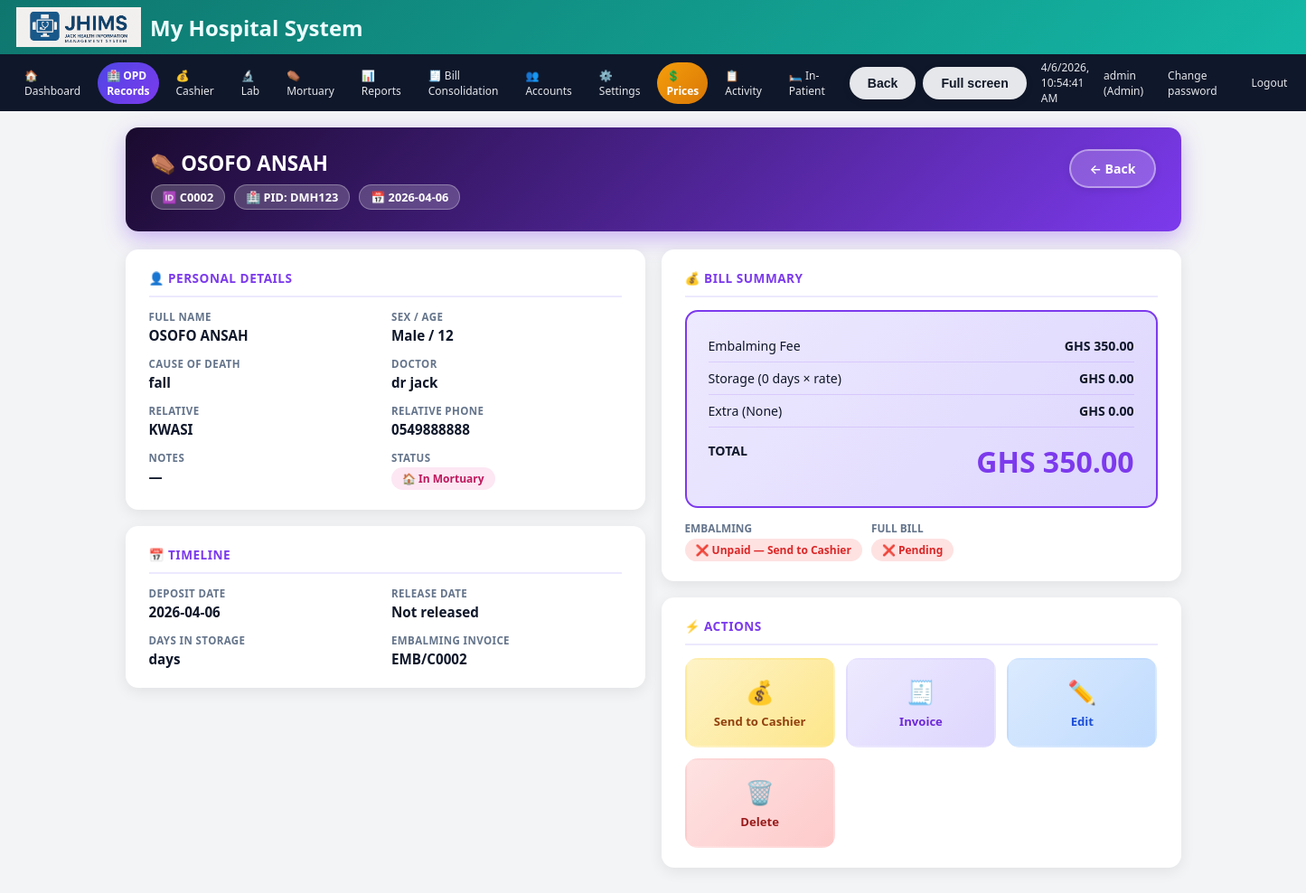
Page /mortuary/view/2 (signed in) on the committed database.
### tables this page shows
CREATE TABLE mortuary_cases(id INTEGER PRIMARY KEY AUTOINCREMENT,corpse_id TEXT UNIQUE,patient_id TEXT,corpse_name TEXT,sex TEXT,age TEXT,relative_name TEXT,relative_phone TEXT,deposit_date TEXT,release_date TEXT,days_total INTEGER,daily_rate REAL,embalming_fee REAL,extra_items TEXT,extra_amount REAL,total_amount REAL,status TEXT,is_paid INTEGER DEFAULT 0,brought_in_dead INTEGER DEFAULT 0,embalming_paid INTEGER DEFAULT 0,embalming_invoice TEXT,notes TEXT,cause_of_death TEXT,doctor_name TEXT);

### app.py (the view)
@app.route("/mortuary/view/<int:id>")
@login_required(role="Mortuary")
def mortuary_view(id):
    conn = get_db()
    c = conn.cursor()
    c.execute("SELECT * FROM mortuary_cases WHERE id=?", (id,))
    r = c.fetchone()
    conn.close()
    if not r:
        return "Record not found"
    return render_template("mortuary_view.html", r=r)

### app.py (called while the page is built)
def get_db():
    conn = sqlite3.connect(DB_PATH)
    conn.row_factory = sqlite3.Row
    return conn

@app.context_processor
def inject_hospital():
    return dict(hospital=get_hospital())

def get_hospital():
    conn = get_db()
    c = conn.cursor()
    c.execute("SELECT * FROM hospital_settings LIMIT 1")
    data = c.fetchone()
    conn.close()
    return data

def login_required(role=None):
    def deco(f):
        @wraps(f)
        def wrapper(*args, **kwargs):
            if "user" not in session:
                return redirect(url_for("login"))
            if role and session.get("role") not in (role, "Admin"):
                flash("Access denied for your role.", "danger")
                return redirect(url_for("dashboard"))
            return f(*args, **kwargs)
        return wrapper
    return deco

@app.before_request
def startup():
    global _db_initialized
    if not _db_initialized:
        init_db()
        _db_initialized = True

@app.context_processor
def inject_globals():
    conn = get_db()
    c = conn.cursor()
    c.execute("SELECT name, insured_price, non_insured_price FROM lab_test_prices ORDER BY name")
    tests = c.fetchall()
    c.execute("SELECT name FROM services ORDER BY name")
    services = [r["name"] for r in c.fetchall()]
    conn.close()
    return dict(
        APP_NAME=APP_NAME,
        HOSPITAL_NAME=HOSPITAL_NAME,
        HOSPITAL_ADDRESS=HOSPITAL_ADDRESS,
        HOSPITAL_PHONE=HOSPITAL_PHONE,
        POWERED_BY=POWERED_BY,
        LAB_TESTS=tests,
        SERVICES=services,
        now=datetime.now,
    )

### templates/mortuary_view.html (shortened to what this page needs)
{% extends "base.html" %}
{% block content %}
<div class="mort-view-header">
  <div>
    <div class="mv-name">⚰️ {{ r.corpse_name }}</div>
    <div class="mv-ids">
      <span class="mv-id">🆔 {{ r.corpse_id }}</span>
      {% if r.patient_id %}<span class="mv-id">🏥 PID: {{ r.patient_id }}</span>{% endif %}
      <span class="mv-id">📅 {{ r.deposit_date }}</span>
    </div>
  </div>
  <a href="{{ url_for('mortuary') }}" class="btn" style="background:rgba(255,255,255,.2);color:#fff;border:2px solid rgba(255,255,255,.4);">← Back</a>
</div>
<div style="display:grid;grid-template-columns:1fr 1fr;gap:18px;">
  <div>
    <div class="panel">
      <div class="panel-title">👤 Personal Details</div>
      <div class="info-grid">
        <div class="info-item"><div class="key">Full Name</div><div class="val">{{ r.corpse_name }}</div></div>
        <div class="info-item"><div class="key">Sex / Age</div><div class="val">{{ r.sex or '—' }} / {{ r.age or '—' }}</div></div>
        <div class="info-item"><div class="key">Cause of Death</div><div class="val">{{ r.cause_of_death or '—' }}</div></div>
        <div class="info-item"><div class="key">Doctor</div><div class="val">{{ r.doctor_name or '—' }}</div></div>
        <div class="info-item"><div class="key">Relative</div><div class="val">{{ r.relative_name or '—' }}</div></div>
        <div class="info-item"><div class="key">Relative Phone</div><div class="val">{{ r.relative_phone or '—' }}</div></div>
        <div class="info-item"><div class="key">Notes</div><div class="val">{{ r.notes or '—' }}</div></div>
        <div class="info-item"><div class="key">Status</div><div class="val">
          {% if r.status=='In-Mortuary' %}<span class="badge badge-inmort">🏠 In Mortuary</span>
          {% elif r.status=='Released' %}<span class="badge badge-released">✅ Released</span>
          {% else %}<span class="badge badge-awaiting">⏳ {{ r.status }}</span>{% endif %}
        </div></div>
      </div>
    </div>
    <div class="panel">
      <div class="panel-title">📅 Timeline</div>
      <div class="info-grid">
        <div class="info-item"><div class="key">Deposit Date</div><div class="val">{{ r.deposit_date }}</div></div>
        <div class="info-item"><div class="key">Release Date</div><div class="val">{{ r.release_date or 'Not released' }}</div></div>
        <div class="info-item"><div class="key">Days in Storage</div><div class="val">{{ r.days_total or live_days }} days</div></div>
        <div class="info-item"><div class="key">Embalming Invoice</div><div class="val">{{ r.embalming_invoice or '—' }}</div></div>
      </div>
    </div>
  </div>
  <div>
    <div class="panel">
      <div class="panel-title">💰 Bill Summary</div>
      <div class="bill-box">
        <div class="bill-row"><span>Embalming Fee</span><span style="font-weight:700;">GHS {{ "%.2f"|format(r.embalming_fee or 0) }}</span></div>
        <div class="bill-row"><span>Storage ({{ r.days_total or 0 }} days × rate)</span><span style="font-weight:700;">GHS {{ "%.2f"|format((r.total_amount or 0) - (r.embalming_fee or 0) - (r.extra_amount or 0)) }}</span></div>
        <div class="bill-row"><span>Extra ({{ r.extra_items or 'None' }})</span><span style="font-weight:700;">GHS {{ "%.2f"|format(r.extra_amount or 0) }}</span></div>
        <div class="bill-row" style="margin-top:8px;"><span style="font-weight:700;">TOTAL</span><div class="total">GHS {{ "%.2f"|format(r.total_amount or 0) }}</div></div>
      </div>
      <div style="margin-top:14px;display:flex;gap:10px;flex-wrap:wrap;">
        <div>
          <div style="font-size:.74rem;color:#64748b;font-weight:600;text-transform:uppercase;margin-bottom:4px;">Embalming</div>
          {% if r.embalming_paid %}<span class="badge badge-paid">✅ Paid</span>
          {% else %}<span class="badge badge-unpaid">❌ Unpaid — Send to Cashier</span>{% endif %}
        </div>
        <div>
          <div style="font-size:.74rem;color:#64748b;font-weight:600;text-transform:uppercase;margin-bottom:4px;">Full Bill</div>
          {% if r.is_paid %}<span class="badge badge-paid">✅ Paid</span>
          {% else %}<span class="badge badge-unpaid">❌ Pending</span>{% endif %}
        </div>
      </div>
    </div>
    <div class="panel">
      <div class="panel-title">⚡ Actions</div>
      <div class="action-grid">
        <a href="{{ url_for('cashier') }}?load_pid={{ r.patient_id or r.corpse_id }}" class="action-btn ab-cashier">
          <span style="font-size:1.6rem;">💰</span>Send to Cashier
        </a>
        <a href="{{ url_for('mortuary_invoice', case_id=r.id) }}" class="action-btn ab-invoice">
          <span style="font-size:1.6rem;">🧾</span>Invoice
        </a>
        <a href="{{ url_for('mortuary_edit', case_id=r.id) }}" class="action-btn ab-edit">
          <span style="font-size:1.6rem;">✏️</span>Edit
        </a>
        <a href="{{ url_for('delete_mortuary', id=r.id) }}" class="action-btn ab-delete" onclick="return confirm('Delete this record?')">
          <span style="font-size:1.6rem;">🗑️</span>Delete
        </a>
      </div>
    </div>
  </div>
</div>
{% endblock %}

### templates/base.html (style rules this page uses)
:root { --accent:#0f766e; --accent-strong:#0d9488; --accent-soft:#a7f3d0; --danger:#b91c1c; --border-soft:#e2e8f0; --bg-light:#f3f4f6; --bg-card:#ffffff; --text-main:#0f172a; --text-muted:#6b7280; }
* { box-sizing:border-box; }
body { margin:0; font-family:system-ui,-apple-system,BlinkMacSystemFont,"Segoe UI",sans-serif; }
body.theme-light { background:var(--bg-light); color:var(--text-main); }
.btn { display:inline-flex; align-items:center; justify-content:center; gap:5px; padding:7px 13px; border-radius:999px; border:none; font-size:12px; font-weight:500; cursor:pointer; white-space:nowrap; transition:.16s transform,.16s box-shadow,.16s background; }

### templates/mortuary_view.html (style rules this page uses)
:root { --violet:#7c3aed;--teal:#0d9488;--radius:14px; }
.mort-view-header { background:linear-gradient(135deg,#1a0a2e,#7c3aed);border-radius:var(--radius);padding:24px 28px;color:#fff;display:flex;justify-content:space-between;align-items:flex-start;margin-bottom:20px;box-shadow:0 8px 24px rgba(124,58,237,.35);animation:fadeUp .4s ease; }
.mv-name { font-size:1.4rem;font-weight:800; }
.mv-ids { display:flex;gap:10px;flex-wrap:wrap;margin-top:8px; }
.mv-id { background:rgba(255,255,255,.2);border:1px solid rgba(255,255,255,.3);padding:4px 12px;border-radius:50px;font-size:.8rem;font-weight:600; }
.panel { background:#fff;border-radius:var(--radius);padding:22px 26px;box-shadow:0 4px 16px rgba(0,0,0,.08);margin-bottom:18px;animation:fadeUp .4s ease; }
.panel-title { font-size:.85rem;font-weight:700;color:var(--violet);text-transform:uppercase;letter-spacing:.5px;margin-bottom:14px;padding-bottom:10px;border-bottom:2px solid #ede9fe;display:flex;align-items:center;gap:8px; }
.info-grid { display:grid;grid-template-columns:repeat(auto-fit,minmax(200px,1fr));gap:14px; }
.info-item .key { font-size:.72rem;color:#64748b;font-weight:600;text-transform:uppercase;letter-spacing:.4px; }
.info-item .val { font-size:.95rem;font-weight:700;margin-top:3px; }
.badge { display:inline-block;padding:4px 12px;border-radius:50px;font-size:.75rem;font-weight:700; }
.badge-inmort { background:#fce7f3;color:#be185d; }
.badge-unpaid { background:#fee2e2;color:#dc2626; }
.bill-box { background:linear-gradient(135deg,#ede9fe,#ddd6fe);border:2px solid var(--violet);border-radius:14px;padding:20px 24px; }
.bill-box .total { font-size:2rem;font-weight:900;color:var(--violet); }
.bill-row { display:flex;justify-content:space-between;padding:8px 0;border-bottom:1px solid rgba(124,58,237,.15);font-size:.88rem; }
.bill-row:last-child { border-bottom:none; }
.btn { display:inline-flex;align-items:center;gap:6px;padding:10px 20px;border-radius:50px;border:none;font-size:.88rem;font-weight:600;cursor:pointer;text-decoration:none;transition:all .2s;box-shadow:0 2px 8px rgba(0,0,0,.1); }
.action-grid { display:grid;grid-template-columns:repeat(auto-fit,minmax(160px,1fr));gap:12px; }
.action-btn { display:flex;flex-direction:column;align-items:center;justify-content:center;padding:18px;border-radius:14px;text-decoration:none;font-weight:700;font-size:.82rem;transition:all .22s;border:2px solid transparent;text-align:center;gap:6px; }
.ab-cashier { background:linear-gradient(135deg,#fef3c7,#fde68a);color:#92400e; }
.ab-invoice { background:linear-gradient(135deg,#ede9fe,#ddd6fe);color:#6d28d9; }
.ab-edit { background:linear-gradient(135deg,#dbeafe,#bfdbfe);color:#1d4ed8; }
.ab-delete { background:linear-gradient(135deg,#fee2e2,#fecaca);color:#991b1b; }

### rows in the picture
mortuary_cases: corpse_name "OSOFO ANSAH", corpse_id "C0002", patient_id "DMH123", deposit_date "2026-04-06", sex "Male", age "12", cause_of_death "fall", doctor_name "dr jack", relative_name "KWASI", relative_phone "0549888888", notes "—", embalming_invoice "EMB/C0002", embalming_fee "350.00", days_total "0", total_amount+embalming_fee+extra_amount "0.00", extra_items "None", extra_amount "0.00", total_amount "350.00"

### other values in the picture
{{ hospital.hospital_name or "My Hospital System" }} "My Hospital System"
{{ session.get('user') }} "admin"
{{ session.get('role') }} "Admin"
{{ r.release_date or 'Not released' }} "Not released"
